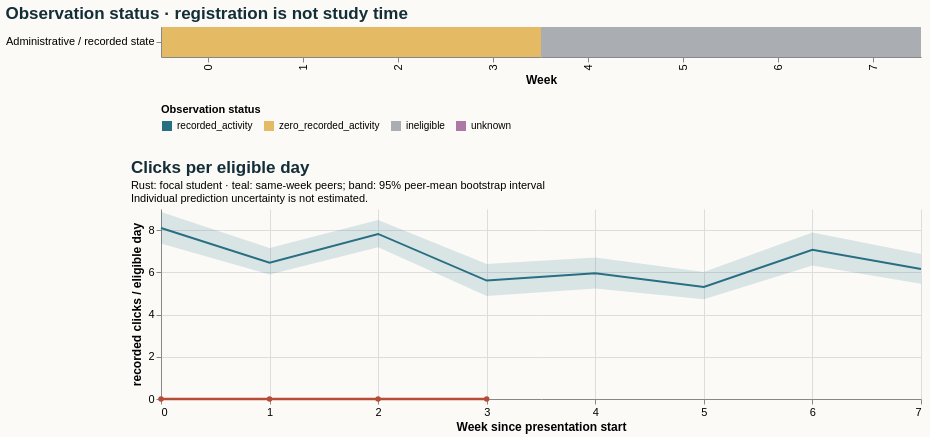

Describe this chart as a Vega-Lite specification.
### Vega-Lite specification from a JSON file in a GitHub repository (floating-point values rounded to 4 significant figures)
{"$schema": "https://vega.github.io/schema/vega-lite/v5.20.1.json", "config": {"axis": {"labelFontSize": 11, "titleFontSize": 12}, "background": "#fbfaf7", "font": "sans-serif", "title": {"anchor": "start", "color": "#142e38", "fontSize": 17, "subtitleFontSize": 11}, "view": {"continuousHeight": 300, "continuousWidth": 300, "stroke": null}}, "datasets": {"data-211da1fbcd4350c9f40fc5e346d3c428": [{"end_day": 6, "focal_value": 0.0, "peer_ci_high": 8.861, "peer_ci_low": 7.366, "peer_mean": 8.1, "peer_observations": 1159, "peer_people": 1159, "reference": "course", "unit": "recorded clicks / eligible day", "week": 0}, {"end_day": 13, "focal_value": 0.0, "peer_ci_high": 7.156, "peer_ci_low": 5.894, "peer_mean": 6.456, "peer_observations": 1151, "peer_people": 1151, "reference": "course", "unit": "recorded clicks / eligible day", "week": 1}, {"end_day": 20, "focal_value": 0.0, "peer_ci_high": 8.485, "peer_ci_low": 7.189, "peer_mean": 7.819, "peer_observations": 1133, "peer_people": 1133, "reference": "course", "unit": "recorded clicks / eligible day", "week": 2}, {"end_day": 27, "focal_value": 0.0, "peer_ci_high": 6.398, "peer_ci_low": 4.883, "peer_mean": 5.608, "peer_observations": 1125, "peer_people": 1125, "reference": "course", "unit": "recorded clicks / eligible day", "week": 3}, {"end_day": 34, "focal_value": null, "peer_ci_high": 6.703, "peer_ci_low": 5.235, "peer_mean": 5.954, "peer_observations": 1088, "peer_people": 1088, "reference": "course", "unit": "recorded clicks / eligible day", "week": 4}, {"end_day": 41, "focal_value": null, "peer_ci_high": 6.014, "peer_ci_low": 4.72, "peer_mean": 5.31, "peer_observations": 1081, "peer_people": 1081, "reference": "course", "unit": "recorded clicks / eligible day", "week": 5}, {"end_day": 48, "focal_value": null, "peer_ci_high": 7.885, "peer_ci_low": 6.325, "peer_mean": 7.065, "peer_observations": 1070, "peer_people": 1070, "reference": "course", "unit": "recorded clicks / eligible day", "week": 6}, {"end_day": 55, "focal_value": null, "peer_ci_high": 6.87, "peer_ci_low": 5.463, "peer_mean": 6.16, "peer_observations": 1054, "peer_people": 1054, "reference": "course", "unit": "recorded clicks / eligible day", "week": 7}], "data-8cb647addeba0d053e5f3fbcbcd644f6": [{"eligible_days": 7.0, "end_day": 6, "logging_completeness": "unknown", "observation_status": "zero_recorded_activity", "row": "Administrative / recorded state", "score_status": "withheld_release_time_unknown", "start_day": 0, "value": 0.0, "week": 0}, {"eligible_days": 7.0, "end_day": 13, "logging_completeness": "unknown", "observation_status": "zero_recorded_activity", "row": "Administrative / recorded state", "score_status": "withheld_release_time_unknown", "start_day": 7, "value": 0.0, "week": 1}, {"eligible_days": 7.0, "end_day": 20, "logging_completeness": "unknown", "observation_status": "zero_recorded_activity", "row": "Administrative / recorded state", "score_status": "withheld_release_time_unknown", "start_day": 14, "value": 0.0, "week": 2}, {"eligible_days": 6.0, "end_day": 27, "logging_completeness": "unknown", "observation_status": "zero_recorded_activity", "row": "Administrative / recorded state", "score_status": "withheld_release_time_unknown", "start_day": 21, "value": 0.0, "week": 3}, {"eligible_days": 0.0, "end_day": 34, "logging_completeness": "unknown", "observation_status": "ineligible", "row": "Administrative / recorded state", "score_status": "withheld_release_time_unknown", "start_day": 28, "value": null, "week": 4}, {"eligible_days": 0.0, "end_day": 41, "logging_completeness": "unknown", "observation_status": "ineligible", "row": "Administrative / recorded state", "score_status": "withheld_release_time_unknown", "start_day": 35, "value": null, "week": 5}, {"eligible_days": 0.0, "end_day": 48, "logging_completeness": "unknown", "observation_status": "ineligible", "row": "Administrative / recorded state", "score_status": "withheld_release_time_unknown", "start_day": 42, "value": null, "week": 6}, {"eligible_days": 0.0, "end_day": 55, "logging_completeness": "unknown", "observation_status": "ineligible", "row": "Administrative / recorded state", "score_status": "withheld_release_time_unknown", "start_day": 49, "value": null, "week": 7}]}, "resolve": {"scale": {"color": "independent"}}, "spacing": 28, "vconcat": [{"data": {"name": "data-8cb647addeba0d053e5f3fbcbcd644f6"}, "encoding": {"color": {"field": "observation_status", "legend": {"labelLimit": 260, "orient": "bottom"}, "scale": {"domain": ["recorded_activity", "zero_recorded_activity", "ineligible", "unknown"], "range": ["#286f83", "#e4bb64", "#aaaeb3", "#ac78a5"]}, "title": "Observation status", "type": "nominal"}, "tooltip": [{"field": "week", "type": "quantitative"}, {"field": "eligible_days", "type": "quantitative"}, {"field": "observation_status", "type": "nominal"}, {"field": "logging_completeness", "type": "nominal"}], "x": {"field": "week", "title": "Week", "type": "ordinal"}, "y": {"field": "row", "title": null, "type": "nominal"}}, "height": 30, "mark": {"type": "rect"}, "title": "Observation status · registration is not study time", "width": 760}, {"data": {"name": "data-211da1fbcd4350c9f40fc5e346d3c428"}, "height": 190, "layer": [{"encoding": {"x": {"axis": {"tickMinStep": 1}, "field": "week", "title": "Week since presentation start", "type": "quantitative"}, "y": {"field": "peer_ci_low", "scale": {"zero": true}, "title": "recorded clicks / eligible day", "type": "quantitative"}, "y2": {"field": "peer_ci_high"}}, "mark": {"color": "#286f83", "opacity": 0.16, "type": "area"}}, {"encoding": {"tooltip": [{"field": "week", "type": "quantitative"}, {"field": "peer_mean", "type": "quantitative"}, {"field": "peer_people", "type": "quantitative"}, {"field": "peer_observations", "type": "quantitative"}], "x": {"field": "week", "type": "quantitative"}, "y": {"field": "peer_mean", "type": "quantitative"}}, "mark": {"color": "#286f83", "strokeWidth": 2, "type": "line"}}, {"encoding": {"tooltip": [{"field": "week", "type": "quantitative"}, {"field": "focal_value", "type": "quantitative"}], "x": {"field": "week", "type": "quantitative"}, "y": {"field": "focal_value", "type": "quantitative"}}, "mark": {"color": "#b64c35", "point": {"color": "#b64c35"}, "strokeWidth": 2.5, "type": "line"}}], "title": {"subtitle": ["Rust: focal student · teal: same-week peers; band: 95% peer-mean bootstrap interval", "Individual prediction uncertainty is not estimated."], "text": "Clicks per eligible day"}, "width": 760}]}
